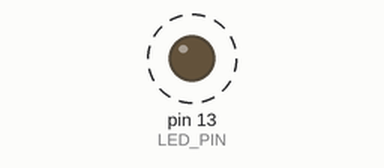
This sketch was run on a simulated Arduino Uno, built with avr-gcc and run on an emulated ATmega328P. On the bench: output pins drawn as LEDs (lit = HIGH). Dashed ring = blinking.

Above: at 0.2 s.
Timing chart, 0 to 3.0 s (numbered marks = the images above):
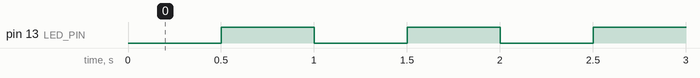

Measured:
- by itself, pin 13 (LED_PIN): alternates HIGH for 0.50 s and LOW for 0.50 s

The sketch:

arduino-led-blinking-qa.ino
```cpp
/*
  Project: Arduino LED Blinking - QA Activity
  Board: Arduino Uno (or compatible board)
  LED: Built-in LED on pin 13
  Behavior: Toggle LED every 500 ms without using delay().
*/

const byte LED_PIN = LED_BUILTIN;
const unsigned long BLINK_INTERVAL_MS = 500;

unsigned long previousToggleMs = 0;
bool ledState = false;

void setup() {
  pinMode(LED_PIN, OUTPUT);
  digitalWrite(LED_PIN, LOW);
}

void loop() {
  const unsigned long currentMs = millis();

  // Unsigned subtraction remains safe when millis() rolls over.
  if (currentMs - previousToggleMs >= BLINK_INTERVAL_MS) {
    previousToggleMs = currentMs;
    ledState = !ledState;
    digitalWrite(LED_PIN, ledState ? HIGH : LOW);
  }

  // Other non-blocking tasks can run here.
}
```
